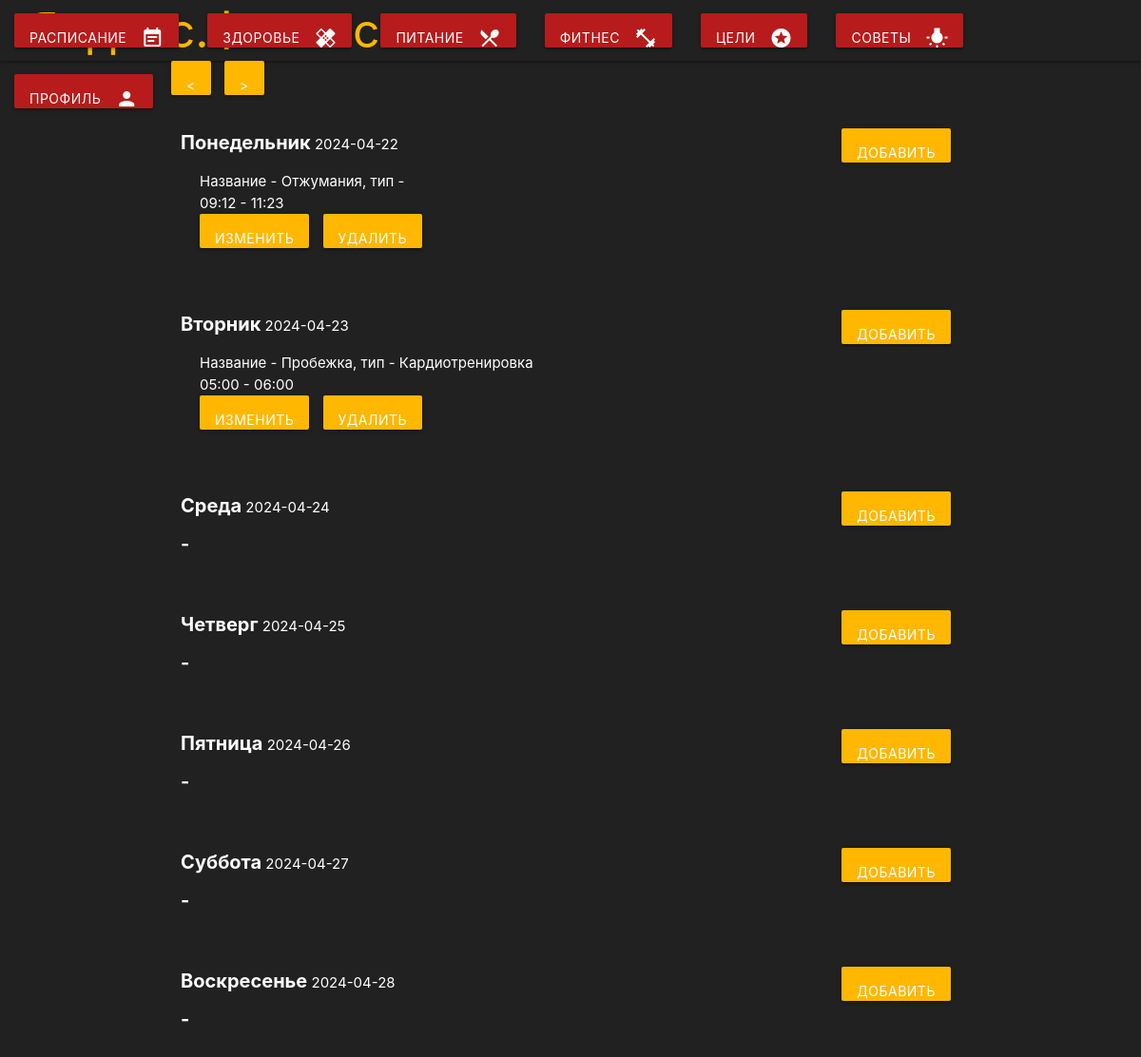
/fitness, run on the app's committed database.
### data/activity.py (models this page shows)
class Activity(SqlAlchemyBase, SerializerMixin):
    __tablename__ = 'Activity'
    id = sqlalchemy.Column(sqlalchemy.Integer,
                           primary_key=True, autoincrement=True)
    title = sqlalchemy.Column(sqlalchemy.String, nullable=False)
    type = sqlalchemy.Column(sqlalchemy.String, nullable=True)
    date = sqlalchemy.Column(sqlalchemy.DateTime, nullable=False)
    start = sqlalchemy.Column(sqlalchemy.String, nullable=False)
    end = sqlalchemy.Column(sqlalchemy.String, nullable=False)
    user_id = sqlalchemy.Column(sqlalchemy.Integer, sqlalchemy.ForeignKey("Users.id"))
    user = orm.relationship('User')

### server.py (the view)
@app.route("/fitness", methods=['POST', 'GET'])
def activities():
    global week
    global current_day
    current_day = date.today() + timedelta(days=timedelta_value)
    today_weekday = current_day.weekday()  # промежуток дней между понедельником и текущим днем
    week = []   # даты всех дней на текущей неделе
    for i in range(7):
        week.append(current_day + timedelta(days=i - today_weekday))
    session = db_session.create_session()
    week_activities = []
    for j in range(7):
        week_activities.append(session.query(Activity).filter(Activity.date.like(f'{week[j]}%'),
                                                              Activity.user_id == current_user_id).order_by(
                                                              Activity.start, Activity.end).all())
    session.close()
    return render_template('activities.html', weekdays=weekdays, week=week, week_activities=week_activities)

### data/db_session.py (called while the page is built)
def create_session() -> Session:
    global __factory
    return __factory()

### templates/activities.html (shortened to what this page needs)
{% extends "base2.html" %}
{% block content %}
<body>
    <div>
        <a href="/activities_previous" class="btn">
            <
        </a>
        <a href="/activities_next" class="btn">
            >
        </a>
    </div>
    {% for activity in week_activities %}
    {% set index = loop.index0 %}
    <div class="col-md6 border rounded" style="margin-top: 10px;">
        <p><b>{{weekdays[index]}}</b> {{week[index]}}
            <a href="/adding_a_training/{{week[index]}}" class="btn" style="float: right;">
                Добавить
            </a>
        </p>
        {% if activity %}
        {% for training in activity %}
        <div style="margin-left: 20px; margin-bottom: 5px">
            <p>
                Название - {{training.title}}, тип - {{training.type}}<br/>
                {{training.start}} - {{training.end}}<br/>
                <a href="/activities_change/{{training.id}}" class="btn">
                    Изменить
                </a>
                <a href="/activities_delete/{{training.id}}" class="btn">
                    Удалить
                </a>
            </p>
        </div>
        {% endfor %}
        {% else %}
        <b>-</b>
        {% endif %}
    </div>
    {% endfor %}
</body>
{% endblock %}

### static/css/style.css (style rules this page uses)
body { display: flex; min-height: 100vh; flex-direction: column; }
b { font-size: 20px; color: white }
p { color: white }

### templates/activities.html (style rules this page uses)
body { color: white; background-color: #333; }
.btn { background-color: #ffb700; border: none; color: white; padding: 8px 16px; margin-right: 10px; text-decoration: none; transition: background-color 0.3s, color 0.3s; }
.border { padding: 10px; margin-bottom: 20px; }
.rounded { border-radius: 8px; }
p { margin-bottom: 10px; }

### data on the page
Activity: weekdays "Понедельник", date "2024-04-22", title "Отжумания", start "09:12", end "11:23"
Activity: weekdays "Вторник", date "2024-04-23", title "Пробежка", type "Кардиотренировка", start "05:00", end "06:00"

### other printed values
{{ weekdays[index] }} "Среда" "Четверг" "Пятница" "Суббота" "Воскресенье"
{{ week[index] }} "2024-04-24" "2024-04-25" "2024-04-26" "2024-04-27" "2024-04-28"
